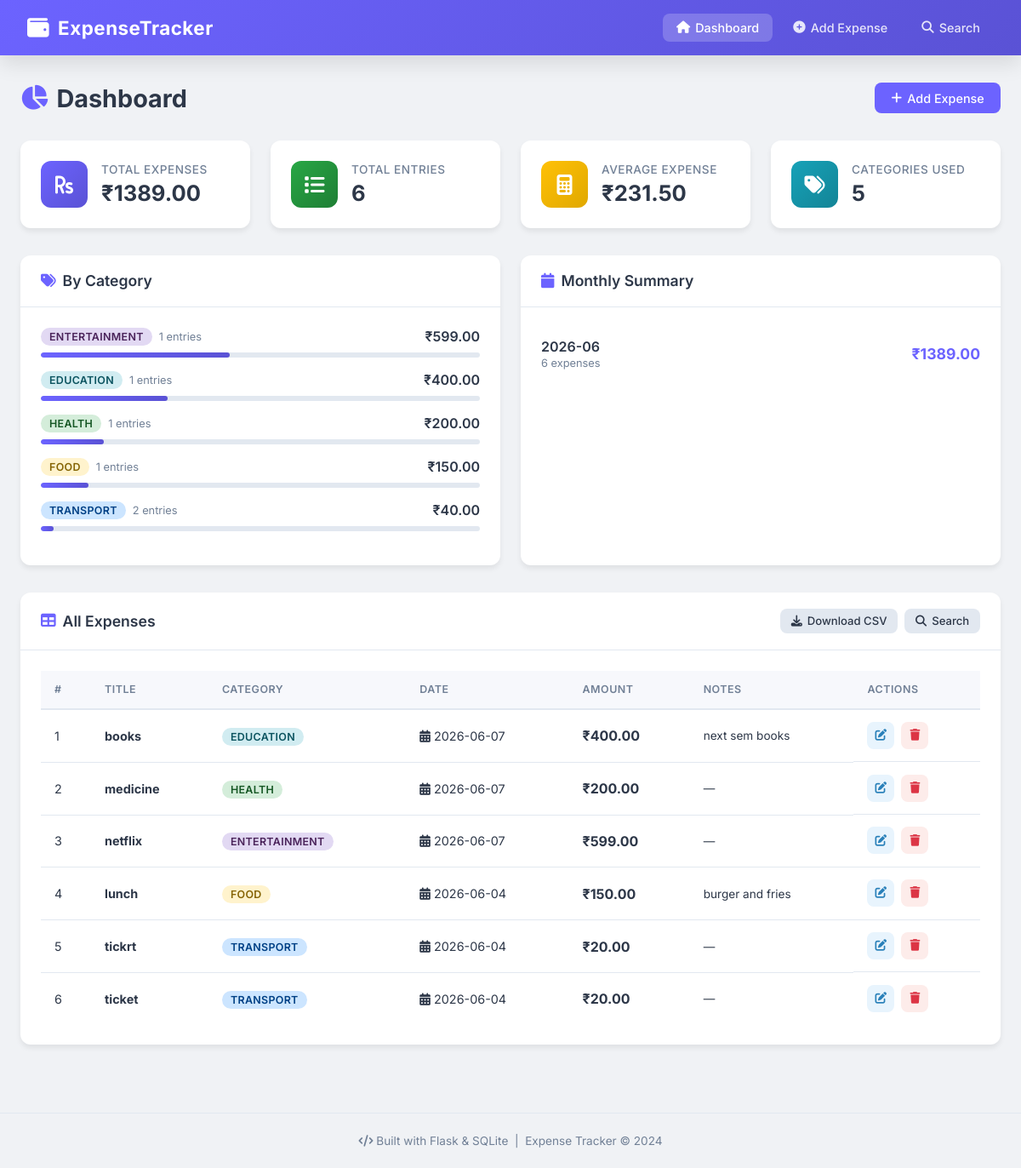
The page / on the database its author committed.
### tables this page shows
CREATE TABLE expenses (
            id INTEGER PRIMARY KEY AUTOINCREMENT,
            title TEXT NOT NULL,
            amount REAL NOT NULL,
            category TEXT NOT NULL,
            date TEXT NOT NULL,
            notes TEXT,
            created_at TIMESTAMP DEFAULT CURRENT_TIMESTAMP
        );

### app.py (the view)
@app.route('/')
def dashboard():
    conn = get_db_connection()
    expenses = conn.execute(
        'SELECT * FROM expenses ORDER BY date DESC'
    ).fetchall()
    total = conn.execute(
        'SELECT SUM(amount) as total FROM expenses'
    ).fetchone()['total'] or 0
    monthly = conn.execute(
        '''SELECT strftime('%Y-%m', date) as month,
           SUM(amount) as total, COUNT(*) as count
           FROM expenses
           GROUP BY month
           ORDER BY month DESC'''
    ).fetchall()
    categories = conn.execute(
        '''SELECT category, SUM(amount) as total, COUNT(*) as count
           FROM expenses
           GROUP BY category
           ORDER BY total DESC'''
    ).fetchall()
    conn.close()
    return render_template('dashboard.html',
                           expenses=expenses,
                           total=total,
                           monthly=monthly,
                           categories=categories)

### database.py (called while the page is built)
def get_db_connection():
    conn = sqlite3.connect('expenses.db')
    conn.row_factory = sqlite3.Row  # This lets us access columns by name
    return conn

### templates/dashboard.html (shortened to what this page needs)
{% extends 'base.html' %}
{% block content %}
<div class="page-header">
    <h1><i class="fas fa-chart-pie"></i> Dashboard</h1>
    <a href="{{ url_for('add_expense') }}" class="btn btn-primary">
        <i class="fas fa-plus"></i> Add Expense
    </a>
</div>
<div class="stats-grid">
    <div class="stat-card total">
        <div class="stat-icon"><i class="fas fa-rupee-sign"></i></div>
        <div class="stat-info">
            <h3>Total Expenses</h3>
            <p class="stat-number">₹{{ "%.2f"|format(total) }}</p>
        </div>
    </div>
    <div class="stat-card count">
        <div class="stat-icon"><i class="fas fa-list"></i></div>
        <div class="stat-info">
            <h3>Total Entries</h3>
            <p class="stat-number">{{ expenses|length }}</p>
        </div>
    </div>
    <div class="stat-card avg">
        <div class="stat-icon"><i class="fas fa-calculator"></i></div>
        <div class="stat-info">
            <h3>Average Expense</h3>
            <p class="stat-number">
                {% if expenses|length > 0 %}
                    ₹{{ "%.2f"|format(total / expenses|length) }}
                {% else %}
                    ₹0.00
                {% endif %}
            </p>
        </div>
    </div>
    <div class="stat-card categories">
        <div class="stat-icon"><i class="fas fa-tags"></i></div>
        <div class="stat-info">
            <h3>Categories Used</h3>
            <p class="stat-number">{{ categories|length }}</p>
        </div>
    </div>
</div>
<div class="two-col-grid">
    <div class="card">
        <div class="card-header">
            <h2><i class="fas fa-tags"></i> By Category</h2>
        </div>
        <div class="card-body">
            {% if categories %}
                {% for cat in categories %}
                <div class="category-row">
                    <div class="category-label">
                        <span class="category-badge {{ cat['category']|lower|replace(' ', '-') }}">
                            {{ cat['category'] }}
                        </span>
                        <span class="category-count">{{ cat['count'] }} entries</span>
                    </div>
                    <div class="category-amount">₹{{ "%.2f"|format(cat['total']) }}</div>
                </div>
                {% if total > 0 %}
                <div class="progress-bar-container">
                    <div class="progress-bar" style="width: {{ (cat['total'] / total * 100)|round(1) }}%"></div>
                </div>
                {% endif %}
                {% endfor %}
            {% else %}
                <p class="empty-text">No expenses yet!</p>
            {% endif %}
        </div>
    </div>
    <div class="card">
        <div class="card-header">
            <h2><i class="fas fa-calendar"></i> Monthly Summary</h2>
        </div>
        <div class="card-body">
            {% if monthly %}
                {% for month in monthly %}
                <div class="monthly-row">
                    <div class="monthly-label">
                        <span class="month-name">{{ month['month'] }}</span>
                        <span class="month-count">{{ month['count'] }} expenses</span>
                    </div>
                    <div class="monthly-amount">₹{{ "%.2f"|format(month['total']) }}</div>
                </div>
                {% endfor %}
            {% else %}
                <p class="empty-text">No data yet!</p>
            {% endif %}
        </div>
    </div>
</div>
<div class="card mt-20">
    <div class="card-header">
    <h2><i class="fas fa-table"></i> All Expenses</h2>
    <div style="display:flex; gap:0.5rem;">
        <a href="{{ url_for('download_expenses') }}" class="btn btn-secondary btn-sm">
            <i class="fas fa-download"></i> Download CSV
        </a>
        <a href="{{ url_for('search') }}" class="btn btn-secondary btn-sm">
            <i class="fas fa-search"></i> Search
        </a>
    </div>
</div>
    <div class="card-body">
        {% if expenses %}
        <div class="table-wrapper">
            <table class="expense-table">
                <thead>
                    <tr>
                        <th>#</th>
                        <th>Title</th>
                        <th>Category</th>
                        <th>Date</th>
                        <th>Amount</th>
                        <th>Notes</th>
                        <th>Actions</th>
                    </tr>
                </thead>
                <tbody>
                    {% for expense in expenses %}
                    <tr>
                        <td>{{ loop.index }}</td>
                        <td><strong>{{ expense['title'] }}</strong></td>
                        <td>
                            <span class="category-badge {{ expense['category']|lower|replace(' ', '-') }}">
                                {{ expense['category'] }}
                            </span>
                        </td>
                        <td><i class="fas fa-calendar-alt"></i> {{ expense['date'] }}</td>
                        <td class="amount">₹{{ "%.2f"|format(expense['amount']) }}</td>
                        <td class="notes-cell">{{ expense['notes'] or '—' }}</td>
                        <td class="actions">
                            <a href="{{ url_for('edit_expense', id=expense['id']) }}"
                               class="btn-icon edit" title="Edit">
                                <i class="fas fa-edit"></i>
                            </a>
                            <a href="{{ url_for('delete_expense', id=expense['id']) }}"
                               class="btn-icon delete" title="Delete"
                               onclick="return confirm('Delete this expense?')">
                                <i class="fas fa-trash"></i>
                            </a>
                        </td>
                    </tr>
                    {% endfor %}
                </tbody>
            </table>
        </div>
        {% else %}
            <div class="empty-state">
                <i class="fas fa-inbox"></i>
                <p>No expenses found!</p>
                <a href="{{ url_for('add_expense') }}" class="btn btn-primary">Add Your First Expense</a>
            </div>
        {% endif %}
    </div>
</div>
{% endblock %}

### templates/base.html (shortened to what this page needs)
<!DOCTYPE html>
<html lang="en">
<head>
    <link rel="stylesheet" href="{{ url_for('static', filename='css/style.css') }}">
    <link rel="stylesheet" href="https://cdnjs.cloudflare.com/ajax/libs/font-awesome/6.4.0/css/all.min.css">
</head>
<body>
    <nav class="navbar">
        <div class="nav-brand">
            <i class="fas fa-wallet"></i>
            <span>ExpenseTracker</span>
        </div>
        <ul class="nav-links">
            <li><a href="{{ url_for('dashboard') }}" class="{% if request.endpoint == 'dashboard' %}active{% endif %}">
                <i class="fas fa-home"></i> Dashboard
            </a></li>
            <li><a href="{{ url_for('add_expense') }}" class="{% if request.endpoint == 'add_expense' %}active{% endif %}">
                <i class="fas fa-plus-circle"></i> Add Expense
            </a></li>
            <li><a href="{{ url_for('search') }}" class="{% if request.endpoint == 'search' %}active{% endif %}">
                <i class="fas fa-search"></i> Search
            </a></li>
        </ul>
    </nav>
    <div class="container">
        {% block content %}{% endblock %}
    </div>
    <footer class="footer">
        <p><i class="fas fa-code"></i> Built with Flask & SQLite &nbsp;|&nbsp; Expense Tracker &copy; 2024</p>
    </footer>
</body>
</html>

### rows shown on the page
expenses: category "ENTERTAINMENT", count "1", total "599.00", {{ (cat['total'] / total * 100)|round(1) }} 43.1 (drawn), title "netflix", date "2026-06-07", amount "599.00", notes "—"
expenses: category "EDUCATION", count "1", total "400.00", {{ (cat['total'] / total * 100)|round(1) }} 28.8 (drawn), title "books", date "2026-06-07", amount "400.00", notes "next sem books"
expenses: category "HEALTH", count "1", total "200.00", {{ (cat['total'] / total * 100)|round(1) }} 14.4 (drawn), title "medicine", date "2026-06-07", amount "200.00", notes "—"
expenses: category "FOOD", count "1", total "150.00", {{ (cat['total'] / total * 100)|round(1) }} 10.8 (drawn), title "lunch", date "2026-06-04", amount "150.00", notes "burger and fries"
expenses: title "tickrt", category "TRANSPORT", date "2026-06-04", amount "20.00", notes "—"
expenses: title "ticket", category "TRANSPORT", date "2026-06-04", amount "20.00", notes "—"

### other values the page prints
{{ "%.2f"|format(total) }} "1389.00"
{{ expenses|length }} "6"
{{ "%.2f"|format(total / expenses|length) }} "231.50"
{{ categories|length }} "5"
{{ cat['category'] }} "TRANSPORT"
{{ cat['count'] }} "2"
{{ "%.2f"|format(cat['total']) }} "40.00"
{{ month['month'] }} "2026-06"
{{ month['count'] }} "6"
{{ "%.2f"|format(month['total']) }} "1389.00"
